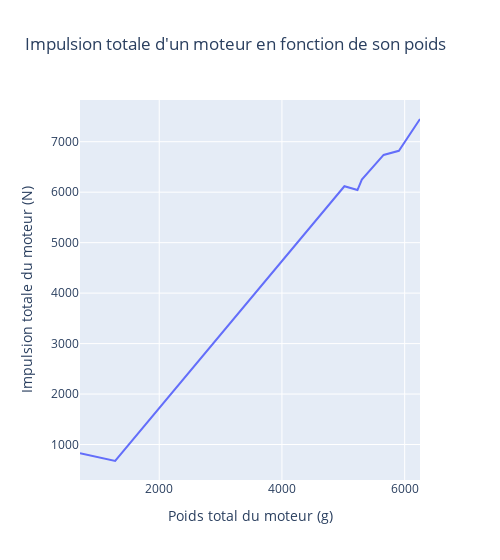

The code cell stored with this chart in its notebook:
### Markdown cell above
Maintenant, nous pouvons representer le poids et l'impulsion de moteurs sans souci de valeurs.

### Code cell
import plotly.express as px

poidsmoteur = [str_en_num(fusee["Total Weight"]) for fusee in p_i_moteur]
impulsionmoteur = [str_en_num(fusee["Total Impulse"]) for fusee in p_i_moteur]
#création de listes contenant les valeurs du tableau


fig = px.line(x=poidsmoteur, y=impulsionmoteur, title = "Impulsion totale d'un moteur en fonction de son poids", width = 500)
fig.update_xaxes(title="Poids total du moteur (g)")
fig.update_yaxes(title="Impulsion totale du moteur (N)")

fig.show()

### Figure 1 — Plotly figure (JSON) as saved in the notebook; plotly's stock layout.template omitted (floating-point values rounded to 4 significant figures)
{"data": [{"hovertemplate": "x=%{x}<br>y=%{y}<extra></extra>", "legendgroup": "", "line": {"color": "#636efa", "dash": "solid"}, "marker": {"symbol": "circle"}, "mode": "lines", "name": "", "orientation": "v", "showlegend": false, "type": "scatter", "x": [709, 1282, 5018, 5231, 5302, 5657, 5906, 6250], "xaxis": "x", "y": [826, 673.7, 6118.0, 6042.0, 6251, 6738.0, 6819.0, 7450], "yaxis": "y"}], "layout": {"legend": {"tracegroupgap": 0}, "title": {"text": "Impulsion totale d'un moteur en fonction de son poids"}, "width": 500, "xaxis": {"anchor": "y", "domain": [0, 1], "title": {"text": "Poids total du moteur (g)"}}, "yaxis": {"anchor": "x", "domain": [0, 1], "title": {"text": "Impulsion totale du moteur (N)"}}}}
